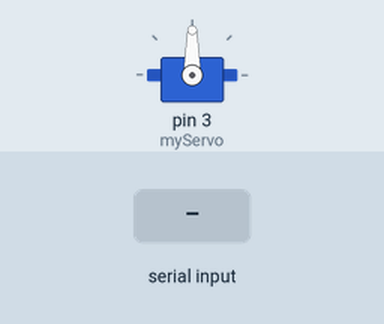
Simulated run of this sketch. Board: Arduino Uno, built with avr-gcc and run on an emulated ATmega328P. Shown: servo. The test bench sets the inputs (shaded band).

Above: at 1.2 s.
1.3 s: "30,150\n" received over Serial
At 3.3 s:
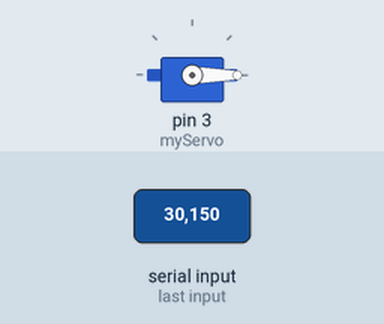
3.8 s: "90,45\n" received over Serial
At 4.4 s:
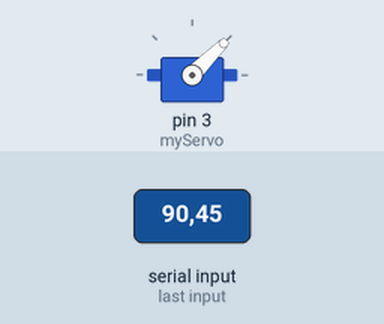
6.3 s: "200\n" received over Serial
At 7.0 s:
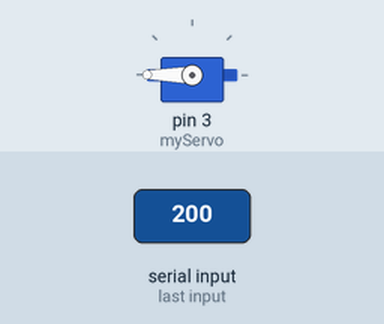
Timing chart, 0 to 9.3 s (numbered marks = the images above; inputs shaded):
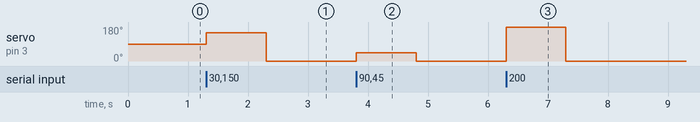

Measured:
- after the input at 1.3 s, servo on pin 3 (myServo): 90° → 150° at once, → 0° 1.0 s later
- after the input at 3.8 s, servo on pin 3 (myServo): 0° → 45° at once, → 0° 1.0 s later
- after the input at 6.3 s, servo on pin 3 (myServo): 0° → 180° at once, → 0° 1.0 s later

The sketch:

arduino.ino
```cpp
#include <Servo.h>
Servo myServo;

void setup() {
  Serial.begin(115200);
  myServo.attach(3);
}

void loop() {
  if (Serial.available()) {
    int angle = Serial.parseInt();
    myServo.write(constrain(angle, 0, 180));
  }
}
```
